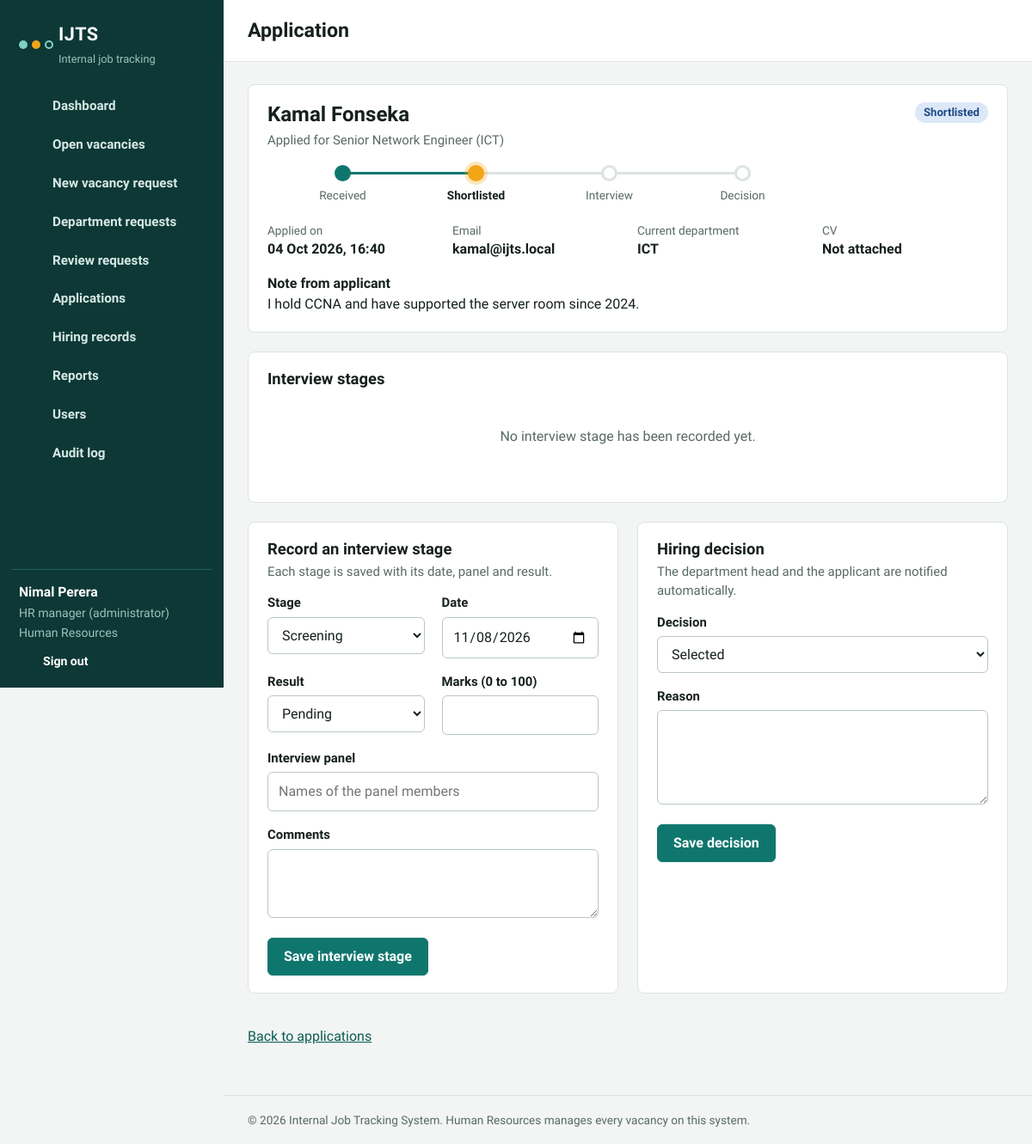
Page /application_view.php?id=2 (signed in) on the committed database.
### tables this page shows
CREATE TABLE users (
  id INT UNSIGNED AUTO_INCREMENT PRIMARY KEY,
  full_name VARCHAR(100) NOT NULL,
  email VARCHAR(120) NOT NULL UNIQUE,
  password_hash VARCHAR(255) NOT NULL,
  role ENUM('admin','hr','manager','employee') NOT NULL DEFAULT 'employee',
  department_id INT UNSIGNED NOT NULL,
  status ENUM('Active','Inactive') NOT NULL DEFAULT 'Active',
  created_at TIMESTAMP DEFAULT CURRENT_TIMESTAMP,
  FOREIGN KEY (department_id) REFERENCES departments(id)
);

CREATE TABLE departments (
  id INT UNSIGNED AUTO_INCREMENT PRIMARY KEY,
  name VARCHAR(80) NOT NULL UNIQUE
);

CREATE TABLE applications (
  id INT UNSIGNED AUTO_INCREMENT PRIMARY KEY,
  vacancy_id INT UNSIGNED NOT NULL,
  user_id INT UNSIGNED NOT NULL,
  cover_note TEXT NULL,
  cv_file VARCHAR(100) NULL,
  status ENUM('Received','Shortlisted','Interview','Selected','Rejected','On Hold') NOT NULL DEFAULT 'Received',
  applied_at TIMESTAMP DEFAULT CURRENT_TIMESTAMP,
  UNIQUE KEY uq_vac_user (vacancy_id, user_id),
  FOREIGN KEY (vacancy_id) REFERENCES vacancies(id),
  FOREIGN KEY (user_id) REFERENCES users(id)
);

CREATE TABLE vacancies (
  id INT UNSIGNED AUTO_INCREMENT PRIMARY KEY,
  title VARCHAR(150) NOT NULL,
  department_id INT UNSIGNED NOT NULL,
  requested_by INT UNSIGNED NOT NULL,
  positions TINYINT UNSIGNED NOT NULL DEFAULT 1,
  description TEXT NOT NULL,
  qualifications TEXT NOT NULL,
  justification TEXT NULL,
  closing_date DATE NOT NULL,
  status ENUM('Pending','Approved','Published','Returned','Rejected','Closed','Filled') NOT NULL DEFAULT 'Pending',
  hr_comment TEXT NULL,
  reviewed_by INT UNSIGNED NULL,
  created_at TIMESTAMP DEFAULT CURRENT_TIMESTAMP,
  published_at DATETIME NULL,
  FOREIGN KEY (department_id) REFERENCES departments(id),
  FOREIGN KEY (requested_by) REFERENCES users(id),
  FOREIGN KEY (reviewed_by) REFERENCES users(id),
  INDEX idx_vac_status (status)
);

### includes/db.php (called while the page is built)
<?php
function db() {
    static $pdo = null;
    if ($pdo === null) {
        try {
            $pdo = new PDO(
                'mysql:host=' . DB_HOST . ';dbname=' . DB_NAME . ';charset=utf8mb4',
                DB_USER,
                DB_PASS,
                [
                    PDO::ATTR_ERRMODE => PDO::ERRMODE_EXCEPTION,
                    PDO::ATTR_DEFAULT_FETCH_MODE => PDO::FETCH_ASSOC,
                    PDO::ATTR_EMULATE_PREPARES => false,
                ]
            );
        } catch (PDOException $ex) {
            http_response_code(500);
            die('Cannot connect to the database. Check the settings in config/config.php and make sure you imported database/schema.sql.');
        }
    }
    return $pdo;
}

### application_view.php (the view, shortened to what this page needs)
<?php
require_once 'includes/functions.php';
require_login();
$u = current_user();
$id = (int)($_GET['id'] ?? 0);
$app = q_one("SELECT a.*, u.full_name, u.email, ud.name AS from_dept, v.title, v.positions, v.requested_by, v.status AS vstatus, vd.name AS to_dept
    FROM applications a JOIN users u ON u.id = a.user_id JOIN departments ud ON ud.id = u.department_id
    JOIN vacancies v ON v.id = a.vacancy_id JOIN departments vd ON vd.id = v.department_id WHERE a.id = ?", [$id]);
$hr = is_hr();
$pageTitle = 'Application';
$interviews = q_all("SELECT i.*, c.full_name AS by_name FROM interviews i LEFT JOIN users c ON c.id = i.created_by WHERE i.application_id = ? ORDER BY i.interview_date, i.id", [$id]);
include 'includes/header.php';
?>
<section class="panel">
  <div class="panel-head">
    <div><h2 style="font-size:1.5rem"><?= e($hr ? $app['full_name'] : $app['title']) ?></h2>
      <p class="sub" style="margin:4px 0 0"><?= $hr ? 'Applied for ' . e($app['title']) . ' (' . e($app['to_dept']) . ')' : e($app['to_dept']) . ' department' ?></p></div>
    <?= badge($app['status']) ?>
  </div>
  <div class="tracker-lg"><?= tracker($app['status']) ?></div>
  <div class="meta" style="margin-top:18px">
    <div><span>Applied on</span><strong><?= e(fmt_datetime($app['applied_at'])) ?></strong></div>
    <?php if ($hr): ?>
      <div><span>Email</span><strong><?= e($app['email']) ?></strong></div>
      <div><span>Current department</span><strong><?= e($app['from_dept']) ?></strong></div>
      <div><span>CV</span><strong><?= $app['cv_file'] ? '<a href="download.php?id=' . $id . '">Download CV</a>' : 'Not attached' ?></strong></div>
    <?php endif; ?>
  </div>
  <?php if ($app['cover_note']): ?><p class="prose" style="margin-bottom:0"><strong>Note from applicant</strong><br><?= e($app['cover_note']) ?></p><?php endif; ?>
</section>
<section class="panel">
  <h2>Interview stages</h2>
  <?php if (!$interviews): ?><p class="empty">No interview stage has been recorded yet.</p>
  <?php endif; ?>
</section>
<?php if ($hr): ?>
<div class="grid-2">
  <section class="panel">
    <h2>Record an interview stage</h2>
    <p class="sub">Each stage is saved with its date, panel and result.</p>
    <form method="post">
      <div class="form-grid">
        <div class="field"><label for="stage">Stage</label><select id="stage" name="stage"><option>Screening</option><option>First Interview</option><option>Final Interview</option></select></div>
        <div class="field"><label for="interview_date">Date</label><input type="date" id="interview_date" name="interview_date" value="<?= date('Y-m-d') ?>" required></div>
        <div class="field"><label for="result">Result</label><select id="result" name="result"><option>Pending</option><option>Passed</option><option>Failed</option></select></div>
        <div class="field"><label for="marks">Marks (0 to 100)</label><input type="number" id="marks" name="marks" min="0" max="100"></div>
      </div>
      <div class="field"><label for="panel">Interview panel</label><input type="text" id="panel" name="panel" maxlength="200" placeholder="Names of the panel members"></div>
      <div class="field"><label for="comments">Comments</label><textarea id="comments" name="comments" style="min-height:80px"></textarea></div>
      <button class="btn" type="submit">Save interview stage</button>
    </form>
  </section>
  <section class="panel">
    <h2>Hiring decision</h2>
    <p class="sub">The department head and the applicant are notified automatically.</p>
    <form method="post">
      <div class="field"><label for="decision">Decision</label><select id="decision" name="decision"><option>Selected</option><option>Rejected</option><option>On Hold</option></select></div>
      <div class="field"><label for="reason">Reason</label><textarea id="reason" name="reason" required></textarea></div>
      <button class="btn" type="submit" data-confirm="Save this hiring decision and notify the applicant?">Save decision</button>
    </form>
  </section>
</div>
<?php endif; ?>
<p><a href="<?= $hr ? 'applications.php' : 'my_applications.php' ?>">Back to applications</a></p>
<?php include 'includes/footer.php'; ?>

### includes/header.php (shortened to what this page needs)
<?php
$u = current_user();
$page = basename($_SERVER['PHP_SELF']);
$nav = [];
$nav[] = ['dashboard.php', 'Dashboard', 'dashboard'];
$nav[] = ['vacancies.php', 'Open vacancies', 'briefcase'];
if (in_array($u['role'], ['manager', 'hr', 'admin'], true)) {
    $nav[] = ['request_new.php', 'New vacancy request', 'plus'];
    $nav[] = ['my_requests.php', 'Department requests', 'inbox'];
}
if (is_hr()) {
    $nav[] = ['hr_requests.php', 'Review requests', 'check'];
    $nav[] = ['applications.php', 'Applications', 'file'];
    $nav[] = ['hires.php', 'Hiring records', 'users'];
    $nav[] = ['reports.php', 'Reports', 'chart'];
}
if ($u['role'] === 'admin') {
    $nav[] = ['users.php', 'Users', 'users'];
    $nav[] = ['audit.php', 'Audit log', 'list'];
}
$unread = (int)q_val("SELECT COUNT(*) FROM notifications WHERE user_id = ? AND is_read = 0", [$u['id']]);
?>
<!DOCTYPE html>
<html lang="en">
<head>
<link rel="stylesheet" href="assets/css/style.css">
</head>
<body>
<div class="app">
  <aside class="sidebar" id="sidebar">
    <a class="brand" href="dashboard.php">
      <span class="mark" aria-hidden="true"><i></i><i></i><i></i></span>
      <span class="brand-text"><strong><?= e(APP_NAME) ?></strong><small>Internal job tracking</small></span>
    </a>
    <nav class="nav" aria-label="Main">
      <?php foreach ($nav as $n): ?>
        <a href="<?= e($n[0]) ?>" class="<?= $page === $n[0] ? 'active' : '' ?>"><?= icon($n[2]) ?><span><?= e($n[1]) ?></span></a>
      <?php endforeach; ?>
    </nav>
    <div class="side-user">
      <strong><?= e($u['full_name']) ?></strong>
      <span><?= e(role_label($u['role'])) ?></span>
      <span><?= e($u['dept_name']) ?></span>
      <a href="logout.php" class="logout"><?= icon('logout') ?> Sign out</a>
    </div>
  </aside>
  <div class="main">
    <header class="topbar">
      <h1><?= e($pageTitle ?? 'Dashboard') ?></h1>
      <a class="bell" href="notifications.php" aria-label="Notifications"><?= icon('bell') ?><?php if ($unread > 0): ?><em><?= $unread ?></em><?php endif; ?></a>
    </header>
    <main class="content">

### includes/functions.php (shortened to what this page needs)
<?php
require_once __DIR__ . '/db.php';
function e($v) { return htmlspecialchars((string)$v, ENT_QUOTES, 'UTF-8'); }
function fmt_datetime($d) { return $d ? date('d M Y, H:i', strtotime($d)) : '-'; }
function q_all($sql, $p = []) { $s = db()->prepare($sql); $s->execute($p); return $s->fetchAll(); }
function q_one($sql, $p = []) { $s = db()->prepare($sql); $s->execute($p); $r = $s->fetch(); return $r ? $r : null; }
function current_user() {
    static $u = null;
    if ($u === null) {
        $u = false;
        if (!empty($_SESSION['uid'])) {
            $row = q_one("SELECT u.*, d.name AS dept_name FROM users u JOIN departments d ON d.id = u.department_id WHERE u.id = ? AND u.status = 'Active'", [$_SESSION['uid']]);
            if ($row) { $u = $row; }
        }
    }
    return $u ? $u : null;
}
function require_login() { if (!current_user()) { redirect('login.php'); } }
function is_hr() { $u = current_user(); return $u && in_array($u['role'], ['hr', 'admin'], true); }
function role_label($r) {
    $m = ['admin' => 'HR manager (administrator)', 'hr' => 'HR officer', 'manager' => 'Department head', 'employee' => 'Employee'];
    return $m[$r] ?? $r;
}
function badge($status) {
    $cls = 'b-' . strtolower(str_replace(' ', '-', $status));
    return '<span class="badge ' . e($cls) . '">' . e($status) . '</span>';
}
function tracker($status, $mini = false) {
    $steps = ['Received', 'Shortlisted', 'Interview', 'Decision'];
    $map = ['Received' => 0, 'Shortlisted' => 1, 'Interview' => 2, 'Selected' => 3, 'Rejected' => 3, 'On Hold' => 3];
    $cur = $map[$status] ?? 0;
    $final = in_array($status, ['Selected', 'Rejected', 'On Hold'], true);
    $h = '<ol class="tracker' . ($mini ? ' mini' : '') . '" aria-label="Application progress: ' . e($status) . '">';
    foreach ($steps as $i => $s) {
        if ($i < $cur) { $cls = 'done'; }
        elseif ($i === $cur) { $cls = $final ? 'final-' . strtolower(str_replace(' ', '-', $status)) : 'current'; }
        else { $cls = ''; }
        $label = ($i === 3 && $final) ? $status : $s;
        $h .= '<li class="' . $cls . '"><span class="dot"></span><span class="lbl">' . e($label) . '</span></li>';
    }
    return $h . '</ol>';
}
function icon($name) {
    $p = [
        'dashboard' => '<rect x="3" y="3" width="7" height="9"/><rect x="14" y="3" width="7" height="5"/><rect x="14" y="12" width="7" height="9"/><rect x="3" y="16" width="7" height="5"/>',
        'briefcase' => '<rect x="3" y="7" width="18" height="13" rx="2"/><path d="M9 7V5a2 2 0 0 1 2-2h2a2 2 0 0 1 2 2v2"/>',
        'file'      => '<path d="M14 3H7a2 2 0 0 0-2 2v14a2 2 0 0 0 2 2h10a2 2 0 0 0 2-2V8z"/><path d="M14 3v5h5"/>',
        'plus'      => '<path d="M12 5v14M5 12h14"/>',
        'inbox'     => '<path d="M22 12h-6l-2 3h-4l-2-3H2"/><path d="M5.5 5h13L22 12v6a2 2 0 0 1-2 2H4a2 2 0 0 1-2-2v-6z"/>',
        'check'     => '<circle cx="12" cy="12" r="9"/><path d="M8 12l3 3 5-6"/>',
        'chart'     => '<path d="M4 20V10M10 20V4M16 20v-8M22 20H2"/>',
        'users'     => '<circle cx="9" cy="8" r="4"/><path d="M2 21a7 7 0 0 1 14 0"/><path d="M17 4a4 4 0 0 1 0 8M22 21a6 6 0 0 0-4-5.6"/>',
        'list'      => '<path d="M8 6h13M8 12h13M8 18h13M3 6h.01M3 12h.01M3 18h.01"/>',
        'bell'      => '<path d="M6 8a6 6 0 0 1 12 0c0 7 3 9 3 9H3s3-2 3-9"/><path d="M10 21a2 2 0 0 0 4 0"/>',
        'logout'    => '<path d="M9 21H5a2 2 0 0 1-2-2V5a2 2 0 0 1 2-2h4M16 17l5-5-5-5M21 12H9"/>',
        'menu'      => '<path d="M3 6h18M3 12h18M3 18h18"/>',
    ];
    return '<svg class="ic" viewBox="0 0 24 24" fill="none" stroke="currentColor" stroke-width="1.8" stroke-linecap="round" stroke-linejoin="round" aria-hidden="true">' . ($p[$name] ?? '') . '</svg>';
}

### rows in the picture
users: full_name "Nimal Perera", role "HR manager (administrator)", department.name "Human Resources"
applications: vacancy.title "Senior Network Engineer", departments.name "ICT", status "Shortlisted", status "Decision", applied_at "04 Oct 2026, 16:40", user.email "kamal@ijts.local", cover_note "I hold CCNA and have supported the server room since 2024."

### other values in the picture
APP_NAME "IJTS"
$n[1] "Dashboard"
$n[1] "Open vacancies"
$n[1] "New vacancy request"
$n[1] "Department requests"
$n[1] "Review requests"
$n[1] "Applications"
$n[1] "Hiring records"
$n[1] "Reports"
$n[1] "Users"
$n[1] "Audit log"
$pageTitle "Application"
$hr ? $app['full_name'] : $app['title'] "Kamal Fonseka"
$label "Received"
$label "Shortlisted"
